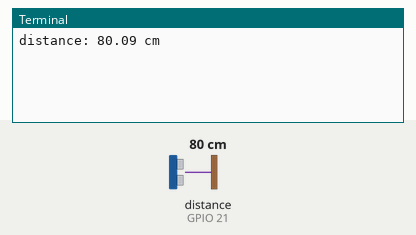
Recording of a program running on a simulated Raspberry Pi (BCM pin numbers). On the bench: the last lines printed to the terminal. The inputs (shaded band) are chosen by the test bench; at power-on: distance to the obstacle (sensor on GPIO 21) 80 cm. The echo pulse lasts 58.3 µs per cm; the clock reads 2024-03-15 10:24:30 at power-on unless the program sets it.

Above: at 1.2 s.
1.3 s: distance to the obstacle (sensor on GPIO 21) set to 2 cm
At 2.4 s:
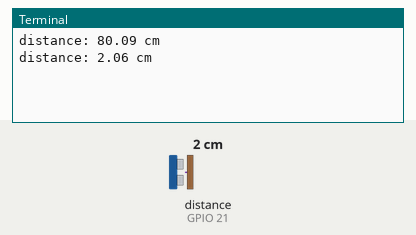
2.8 s: distance to the obstacle (sensor on GPIO 21) set to 4 cm
At 3.8 s:
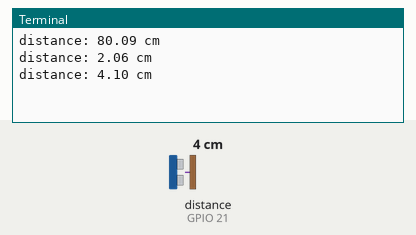
Timing chart, 0 to 5.8 s (numbered marks = the images above; inputs shaded):
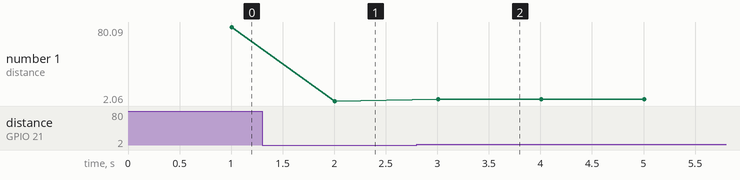

The program:

HC_SR04.py
```python
import RPi.GPIO as GPIO
import time

GPIO.setmode(GPIO.BCM)

TRIGER = 24
ECHO = 21

GPIO.setup(TRIGER, GPIO.OUT)
GPIO.setup(ECHO, GPIO.IN)


def getDistance():
    GPIO.output(TRIGER, False)
    time.sleep(1)
    GPIO.output(TRIGER, True)
    time.sleep(0.00001)  # 아주 짧은 시간 이후 초음파 신호를 끈다. 10마이크로초단위로 트리거 신호 송신
    GPIO.output(TRIGER, False)

    # 이제 에코값이 돌아오는 것을 계산한다.
    while GPIO.input(ECHO) == 0: # 에코핀이 아직 초음파를 받지 못했을떄
        pulse_start = time.time()

    while GPIO.input(ECHO) == 1:
        pulse_end = time.time()

    pulse_duration = pulse_end - pulse_start
    distance = pulse_duration * 17150
    distance = round(distance, 2)
    return distance


if __name__ == "__main__":
    try:
        while True:
            distance_value = getDistance()
            if 2 < distance_value < 400:
                print("distance: %.2f cm" % distance_value)
            else:
                print("out of range")

    except KeyboardInterrupt:
        print("key error")
        GPIO.cleanup()
```

Measured:
- after the input at 1.3 s, the terminal: prints a new line after 0.71 s (image 1)
- after the input at 2.8 s, the terminal: prints a new line after 0.21 s (image 2)
- plotted number 1: 80.09 → 2.06 after the input at 1.3 s, 2.06 → 4.1 after the input at 2.8 s
